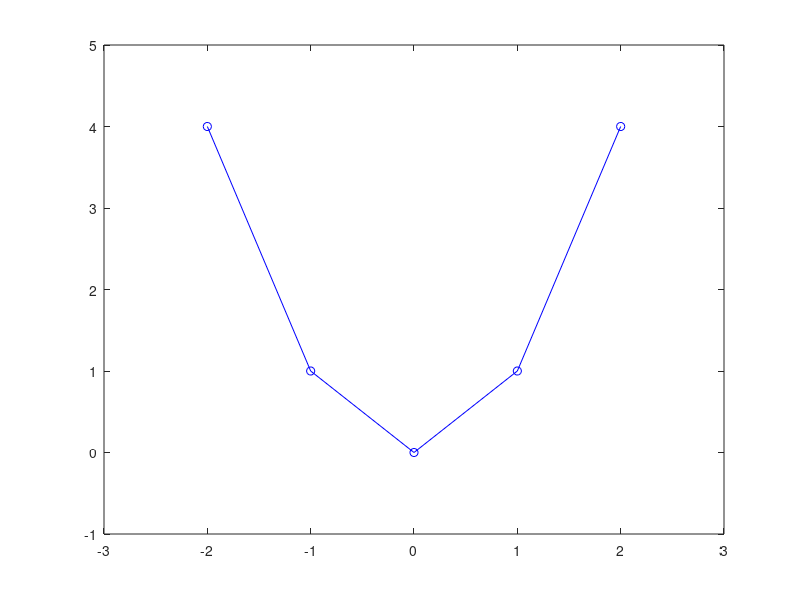
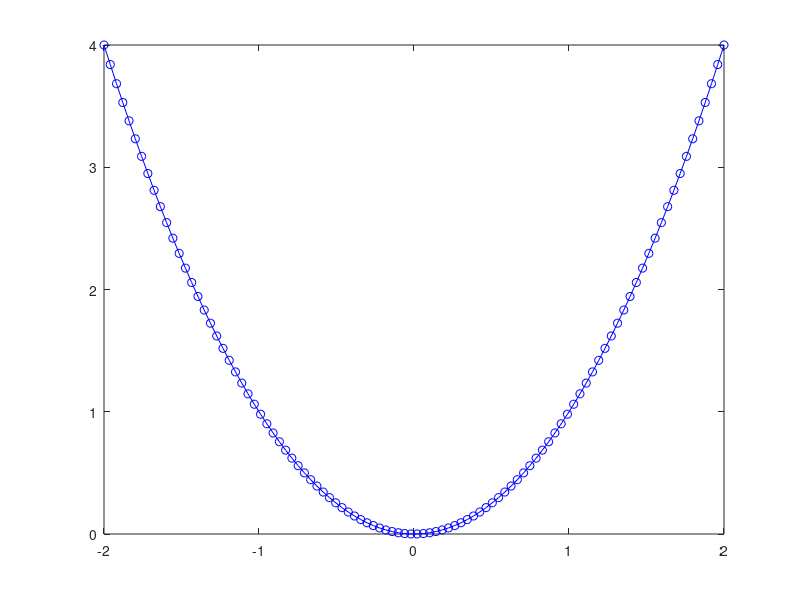

Reproduce these figures in MATLAB, in order.
%% Vectors in MATLAB

clear all
close all
clc

% brief introduction to what a vector is
figure(1)
% this vector stores 5 input points from -2 to 2
x = [-2, -1, 0, 1, 2];
y = x.^2; % here, we apply the formula y = x^2
plot(x,y,'o-b') % graph it
xlim([-3,3]) % this changes the limits of the graph along the x direction
ylim([-1,5]) % this changes the limits of the graph along the y direction

% the above graph barely even resembles y=x^2 because there aren't enough
% input points!

% we can use linspace to create a much denser input field
figure(2)
x = linspace(-2,2); % this will create 100 input points
y = x.^2; % apply the equation
plot(x,y,'o-b') % graph it

%% Vector Operations
a = [1, 2, 3];
b = [3, 2, 1];
sum = a + b % vector addition

difference = a - b % vector subtraction

scaleUp = 3*a % scaling a vector up by some multiple (3, in this case)
scaleDown = (1/3)*a % scaling a vector down by some multiple (1/3, in this case)

dotProduct = dot(a,b) % syntax for taking the dot product between two vectors
crossProduct = cross(a,b) % syntax for taking the cross product between two vectors

%% Unit Vectors

magnitude = norm(a) % calculate the magnitude
unitA = a./magnitude % this is a vectorized operation

normUnit = norm(unitA) % note that this result is 1!

%% Trig

sin(pi/2)
sind(90) % note the 'd' at the end of the trig function for degrees

asin(1)
asind(1) % note the 'd' at the end of the trig function for degrees

% define vectors to calculate the angle between
a = [1, 2, 3];
b = [3, 2, 1];

% calculate the numerator and denominator in the formula
numerator = dot(a,b);
denominator = norm(a) * norm(b);

% calculate the angle in radians and degrees
thetaRadians = acos(numerator / denominator)
thetaDegrees = acosd(numerator / denominator)